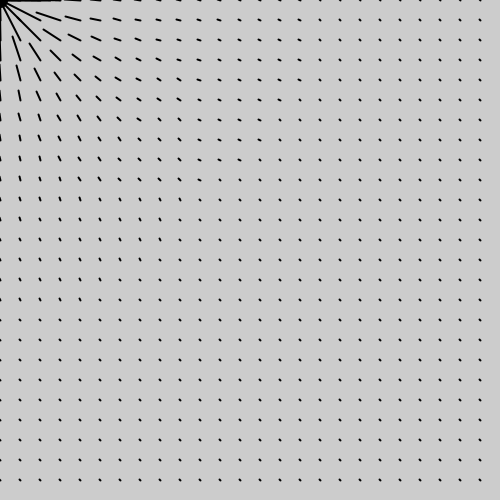
Frame 1 (no input)
Frame 60 (the mouse pressed at the canvas centre just before this capture): identical to frame 1, image omitted
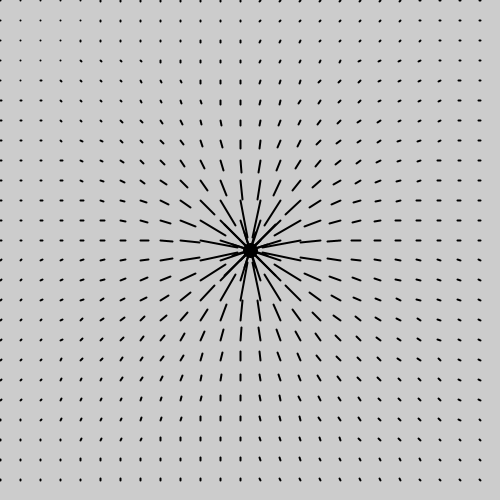
Frame 120 (the mouse held since frame 60 and released just before this capture)

The Processing sketch that drew these frames (run headless with seeded random() and noise(); from frame 60 on, the mouse is pressed at the canvas centre):

// Processing sketch: Efield
// ── Efield.pde
void setup()
{
  size(500,500);
  
}



void draw() {
  Particle charge1 = new Particle(1, 100000, mouseX, mouseY);
  background(204);
  strokeWeight(15);
  point(mouseX,mouseY);
  
  strokeWeight(2);
  for(int i = 0; i < width; i+= 20){
    for(int j = 0; j < width; j+= 20){
      line(i ,j, i + charge1.EField(i,j)*cos(charge1.EFieldDirection(i,j)) , j+ charge1.EField(i,j)*sin(charge1.EFieldDirection(i,j)));
    }
  }
}
// ── Particle.pde
class Particle
{
  public int sign;
  public float charge;
  public PVector position;
  public float maxCharge;
  
  public Particle(int sign, float charge, float x, float y){
    this.sign = sign;
    this.charge = charge;
    this.position = new PVector(x,y); 
    
    this.maxCharge = this.charge* .0005;
  }
  
  public float EField(float x, float y)
  {
    float distanceSquared = (this.position.x-x)*(this.position.x-x) + (this.position.y-y)*(this.position.y-y);
    float mag = this.charge  / distanceSquared * sign;
    if(mag > this.maxCharge)
      mag = this.maxCharge;
      
    return mag;
  }
  
  public float EFieldDirection(float x, float y){
    return atan2(this.position.y - y, this.position.x - x);
  }
}
